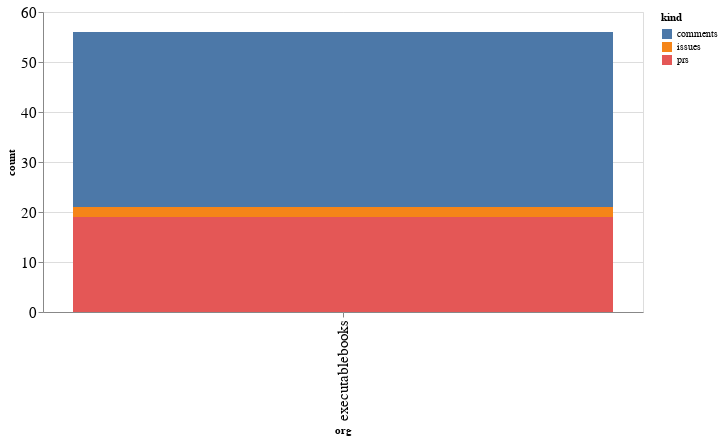

Notebook code cell kept with this figure:
### Code cell
alt.Chart(org_summaries, width=600).mark_bar().encode(
    x='org',
    y='count',
    color='kind',
    tooltip="org"
)

### Figure 1 — Vega-Lite specification as saved in the notebook (floating-point values rounded to 4 significant figures)
{"config": {"axisLeft": {"labelFontSize": 15}, "axisBottom": {"labelFontSize": 15}}, "data": {"name": "data-ce6de0aa297601b6fe7f200cd32125f6"}, "mark": "bar", "encoding": {"color": {"type": "nominal", "field": "kind"}, "tooltip": {"type": "nominal", "field": "org"}, "x": {"type": "nominal", "field": "org"}, "y": {"type": "quantitative", "field": "count"}}, "width": 600, "$schema": "https://vega.github.io/schema/vega-lite/v4.8.1.json", "datasets": {"data-ce6de0aa297601b6fe7f200cd32125f6": [{"org": "executablebooks", "kind": "comments", "count": 35}, {"org": "executablebooks", "kind": "issues", "count": 2}, {"org": "executablebooks", "kind": "prs", "count": 19}]}}
